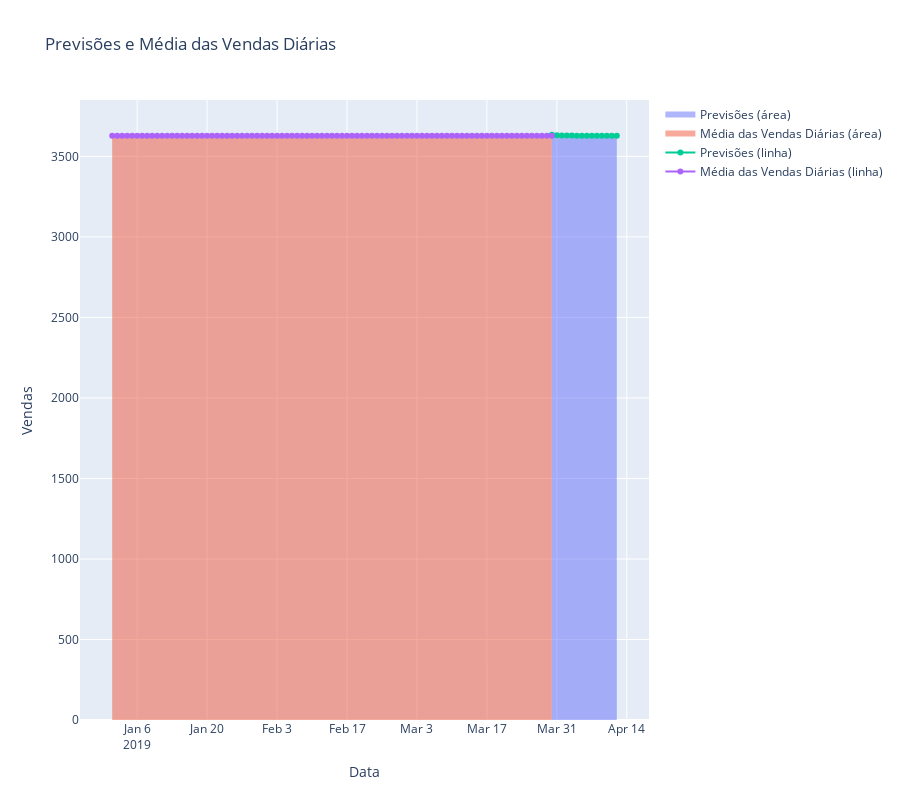

The code cell stored with this chart in its notebook:
### Code cell
# Criar um objeto de figura
fig = go.Figure()

# Adicionar as previsões ao gráfico como um gráfico de área
fig.add_trace(
    go.Scatter(
        x=np.arange(
            sales_daily.index[-1],
            sales_daily.index[-1] + pd.Timedelta(days=forecast_days),
            pd.Timedelta(days=1),
        ),
        y=forecast,
        fill="tozeroy",
        mode="none",
        name="Previsões (área)",
    )
)

# Adicionar a média das vendas diárias ao gráfico como um gráfico de área
fig.add_trace(
    go.Scatter(
        x=sales_daily.index,
        y=np.full(sales_daily.shape, mean_sales),
        fill="tozeroy",
        mode="none",
        name="Média das Vendas Diárias (área)",
    )
)

# Adicionar as previsões ao gráfico como linhas e pontos
fig.add_trace(
    go.Scatter(
        x=np.arange(
            sales_daily.index[-1],
            sales_daily.index[-1] + pd.Timedelta(days=forecast_days),
            pd.Timedelta(days=1),
        ),
        y=forecast,
        mode="lines+markers",
        name="Previsões (linha)",
    )
)

# Adicionar a média das vendas diárias ao gráfico como linhas e pontos
fig.add_trace(
    go.Scatter(
        x=sales_daily.index,
        y=np.full(sales_daily.shape, mean_sales),
        mode="lines+markers",
        name="Média das Vendas Diárias (linha)",
    )
)

# Configurar o título e os rótulos dos eixos
fig.update_layout(
    title="Previsões e Média das Vendas Diárias",
    xaxis_title="Data",
    yaxis_title="Vendas",
    height=800,
)

# Mostrar o gráfico
fig.show()
